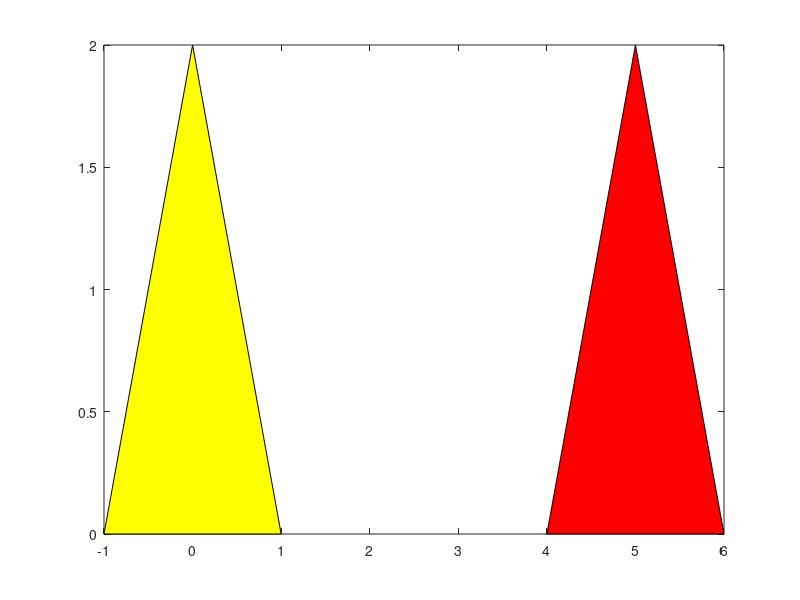

Source code (MATLAB): (Note: this script raises an error after producing the figure.)
close

P1 = [-1 0]';
P2 = [1 0]';
P3 = [0 2]';
A1 = [P1 P2 P3];

fill(A1(1,:), A1(2,:), 'y');

v = [5 0]';
A2 = A1 + v;

hold on;
fill(A2(1,:), A2(2,:), 'r');

A3 = rot(50) * A2;
fill(A3(1,:), A3(2,:), 'b');

axis equal;
axis([-10 10 -10 10]);
grid on;

N = 10;
for i=linspace(50,350,50)
    A4 = rot(i) * A2;
    set(fill(A4(1,:), A4(2,:), 'c'));
    pause(0.2);
end